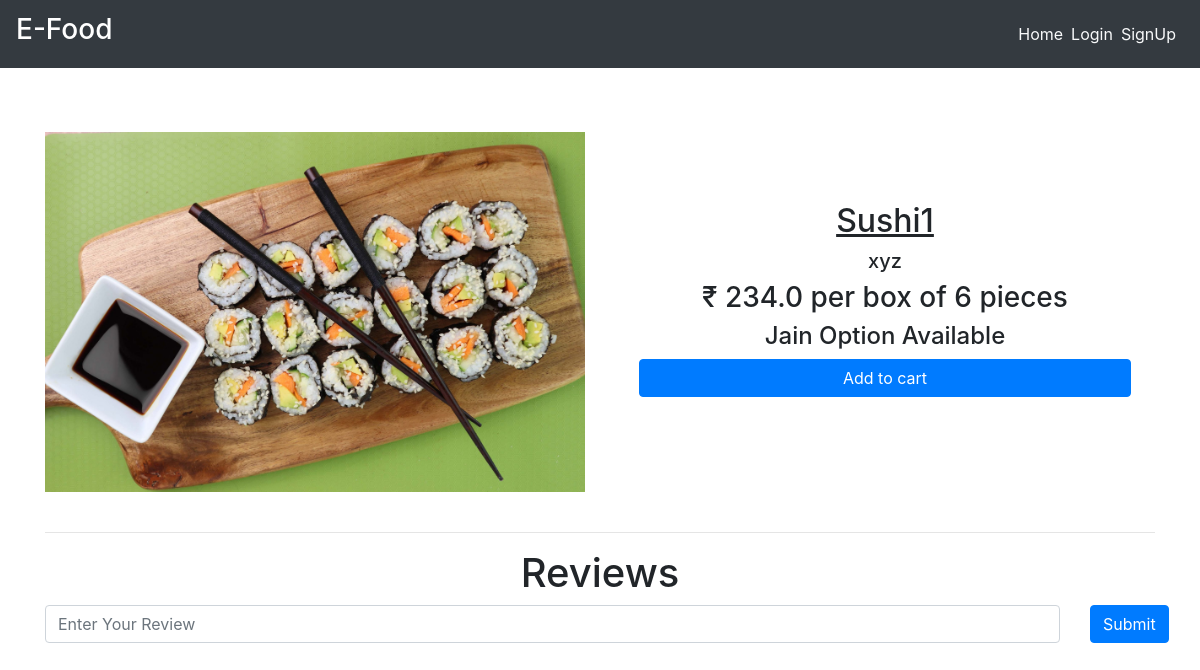
The page /dishes/test-1 on the database its author committed.
### main/models.py (models this page shows, shortened)
class Item(models.Model):
    LABELS = (
        ('BestSeller', 'BestSeller'),
        ('New', 'New'),
        ('Spicy🔥', 'Spicy🔥'),
    )
    LABEL_COLOUR = (
        ('danger', 'danger'),
        ('success', 'success'),
        ('primary', 'primary'),
        ('info', 'info')
    )
    title = models.CharField(max_length=150)
    description = models.CharField(max_length=250,blank=True)
    price = models.FloatField()
    pieces = models.IntegerField(default=6)
    instructions = models.CharField(max_length=250,default="Jain Option Available")
    image = models.ImageField(default='default.png', upload_to='images/')
    labels = models.CharField(max_length=25, choices=LABELS, blank=True)
    label_colour = models.CharField(max_length=15, choices=LABEL_COLOUR, blank=True)
    slug = models.SlugField(default="sushi_name")
    created_by = models.ForeignKey(User, on_delete=models.CASCADE)

### main/views.py (the view)
# urls.py: path('dishes/<slug>', views.menuDetail, name='dishes'),
def menuDetail(request, slug):
    item = Item.objects.filter(slug=slug).first()
    reviews = Reviews.objects.filter(rslug=slug).order_by('-id')[:7]
    context = {
        'item' : item,
        'reviews' : reviews,
    }
    return render(request, 'main/dishes.html', context)

### main/templates/main/dishes.html (shortened to what this page needs)
{% extends "main/layout.html" %}
{% block content %}
<div class="dishes">
  <main class="mt-3 pt-4 main">
    <div class="container dark-grey-text">
      <div class="row wow fadeIn">
        <div class="col-md-6 mb-4">
          <img src="{{ item.image.url }}" class="img-fluid mt-4" alt="">
        </div>
        <div class="col-md-6 mb-4 information">
          <div class="p-4 content">
            <div class="mt-0">
                <h2><u>{{ item.title }}</u><span class="badge badge-{{ item.label_colour }} ml-2">{{ item.labels }}</span></h2>
            </div>
            <div class="lead">
              {% if item.description %}
              <h5>{{ item.description }}</h5>
              {% endif %}
              <h3>₹ {{ item.price }} per box of {{ item.pieces}} pieces</h3>
              <h4>{{ item.instructions }}</h4>
            </div>
            <a href="{% url 'main:add-to-cart' item.slug %}" class="btn btn-primary btn-md my-0 p">Add to cart</a>
          </div>
        </div>
      </div>
      <hr>
    </div>
  </main>
  <div class="container">
    <h1 class="text-center">Reviews</h1>
    <form action="{% url 'main:add_reviews' %}" method="POST" class="mb-3">
      <div class="row">
        <div class="col-sm-11">
          <input type="text" name="review" class="form-control" placeholder="Enter Your Review">
        </div>
        <div class="col-sm-1">
          <button type="submit" class="btn btn-primary">Submit</button>
        </div>
      </div>
    </form>
  </div>
</div>
{% endblock content %}

### main/static/main/styles.css (style rules this page uses)
.dishes .main .container .row img { max-width: 540px; max-height: 450px; width: fit-content; }
.dishes .main .container .row .content { display: flex; flex-direction: column; text-align: center; justify-content: center; }
.dishes .main .container .row .information { display: flex; flex-direction: column; text-align: center; justify-content: center; }

### rows shown on the page
Item: image (picture), title "Sushi1", description "xyz", price "234.0", pieces "6", instructions "Jain Option Available"
